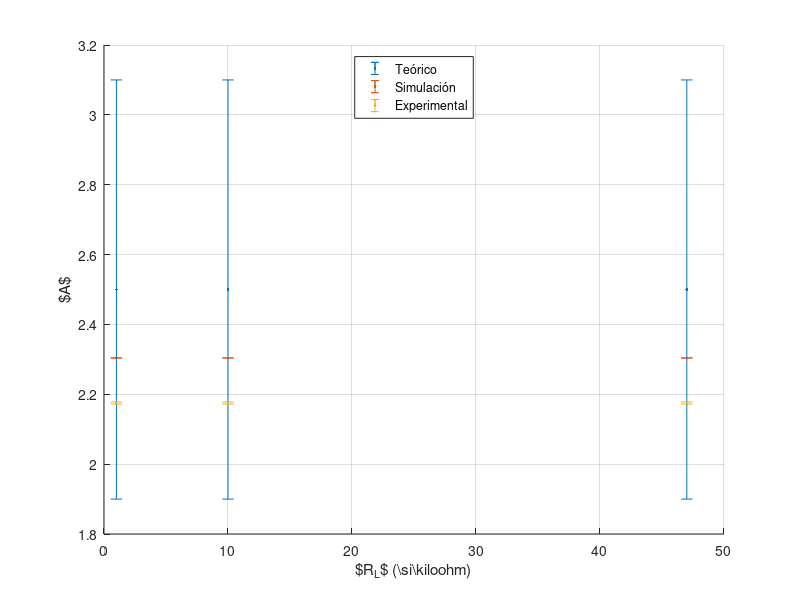
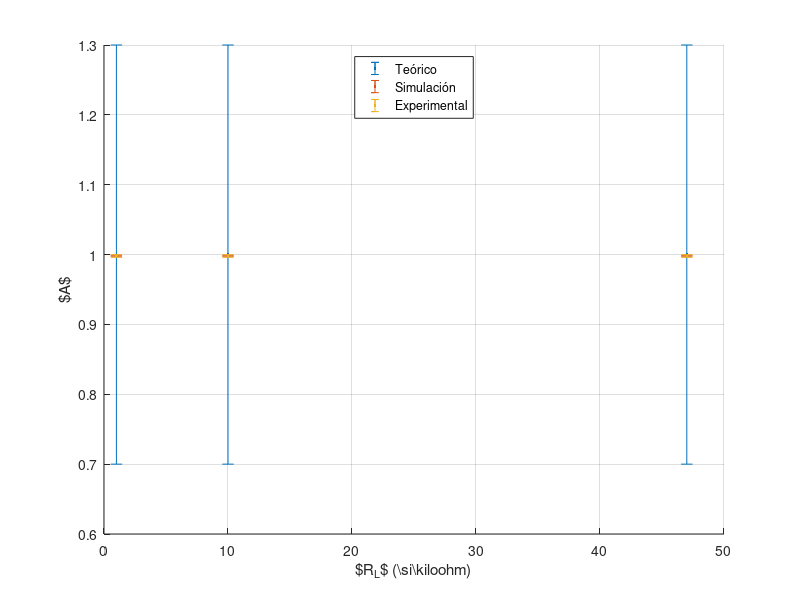
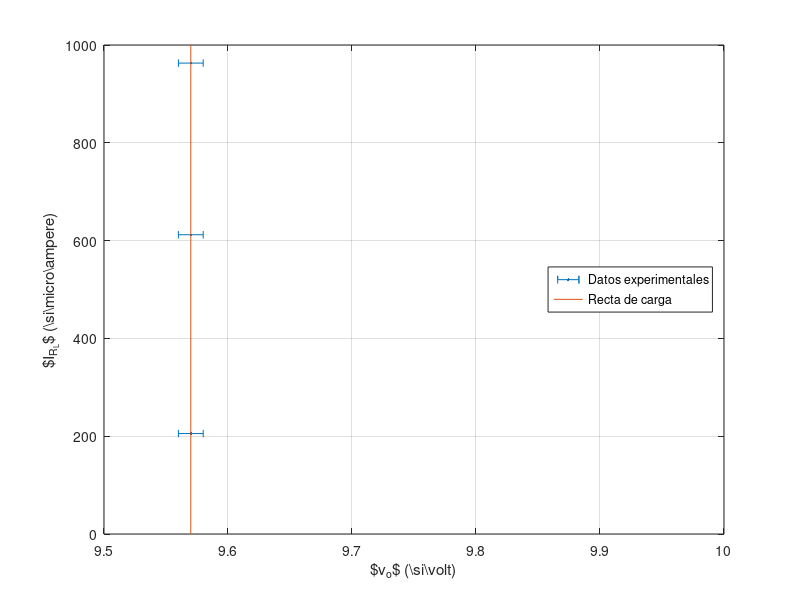

These figures' MATLAB source, in order:
opamp_teorico = [47, 2.5, 0.6;
                 10, 2.5, 0.6;
                  1, 2.5, 0.6];

opamp_spice = [47, 2.304, 0;
               10, 2.304, 0;
                1, 2.304, 0];

opamp_exp = [47, 2.175, 0.003;
             10, 2.175, 0.003;
              1, 2.175, 0.003];

function MyPlot(data)
    errorbar(data(:, 1), data(:, 2), data(:, 3), ".");
end

hold on;
MyPlot(opamp_teorico);
MyPlot(opamp_spice);
MyPlot(opamp_exp);
legend("Teórico", "Simulación", "Experimental", "location", "north");
xlabel("$R_L$ (\\si{\\kilo\\ohm})");
ylabel("$A$");
grid on;

print -dtikz "-S900,600" "-F:5.5" "img/2/ganancia.tikz"

clf;
seguidor_teorico = [47, 1, 0.3;
                    10, 1, 0.3;
                     1, 1, 0.3];
seguidor_spice = [47, 0.998, 0;
                  10, 0.998, 0;
                   1, 0.998, 0];
seguidor_exp = [47, 0.998, 0.002;
                10, 0.998, 0.002;
                 1, 0.998, 0.002];

hold on;
MyPlot(seguidor_teorico);
MyPlot(seguidor_spice);
MyPlot(seguidor_exp);
legend("Teórico", "Simulación", "Experimental", "location", "north");
xlabel("$R_L$ (\\si{\\kilo\\ohm})");
ylabel("$A$");
grid on;

print -dtikz "-S900,600" "-F:5.5" "img/2/ganancia-seguidor.tikz"

clf;
V = [9.57, 9.57, 9.57];
DV = [0.01 0.01 0.01];
I = [205.4 612 963];
errorbar(V, I, DV, ">.")
line([9.57, 9.57], [0, 1000])
xlim([9.5 10])
xlabel("$v_o$ (\\si{\\volt})");
ylabel("$I_{R_L}$ (\\si{\\micro\\ampere})");
legend("Datos experimentales", "Recta de carga", "location", "east");
grid on;

print -dtikz "-S900,600" "-F:5.5" "img/2/recta-carga.tikz"
